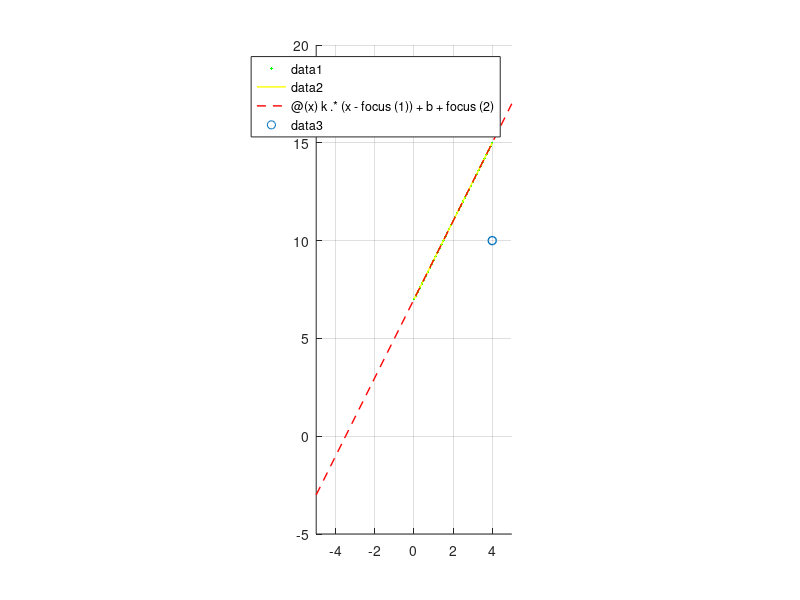

The MATLAB script that drew this image: (Note: this script raises an error after producing the figure.)
x0=4;y0=10;
focus=[x0,y0];
k=2;
b=5;
X=-4:0.1:0;


% f0=@(x) k.*x+b;
% f1=@(x) -1/k.*x+y0+x0/k;
hold on;
grid on;
daspect([1 1 1]);

% fplot(f0,'LineWidth',2);%准线
% plot(X-focus(1),M-focus(2),'b-','LineWidth',1);%准线why是加
% plot(X,M,'r--','LineWidth',1);%准线why是加
% fplot(f1,'--','LineWidth',1);%中轴线
% scatter(x0,y0,'*r','LineWidth',1);%光源

%red 平移变换
M=k.*(X)+b+focus(2);
plot(X+focus(1),M,'g.','LineWidth',1.5); %在同一条直线上但是点取得不好

N=k.*X+b;
% plot(X,N,'g-','LineWidth',1);%准线why是加
plot(X+focus(1),N+focus(2),'y-','LineWidth',1);%让已经画好的每一个点像焦点一样移动

f5=@(x) k.*(x-focus(1))+b+focus(2);
fplot(f5,'r--','LineWidth',1);
scatter(x0,y0,'r*','LineWidth',1);%光源
f2=@(x,y) (x-focus(1)+k.*(y-focus(2))).^2-2.*k.*b.*(x-focus(1))+2.*b.*(y-focus(2))-b^2;
fimplicit(f2,'r','LineWidth',2);%抛物面镜
f1=@(x) -1/k.*x+y0+x0/k;
fplot(f1,'r--','LineWidth',1);%中轴线

%black 原
% N=k.*X+b;
% plot(X,N,'g.','LineWidth',1);
f0=@(x) k.*x+b;
fplot(f0,'k--','LineWidth',1);
scatter(0,0,'k*','LineWidth',1);
f3=@(x,y) (x+k.*(y)).^2-2.*k.*b.*(x)+2.*b.*(y)-b^2;
fimplicit(f3,'k','LineWidth',2);
f4=@(x)-1/k.*x;
fplot(f4,'k--','LineWidth',1);%中轴线


hold off;